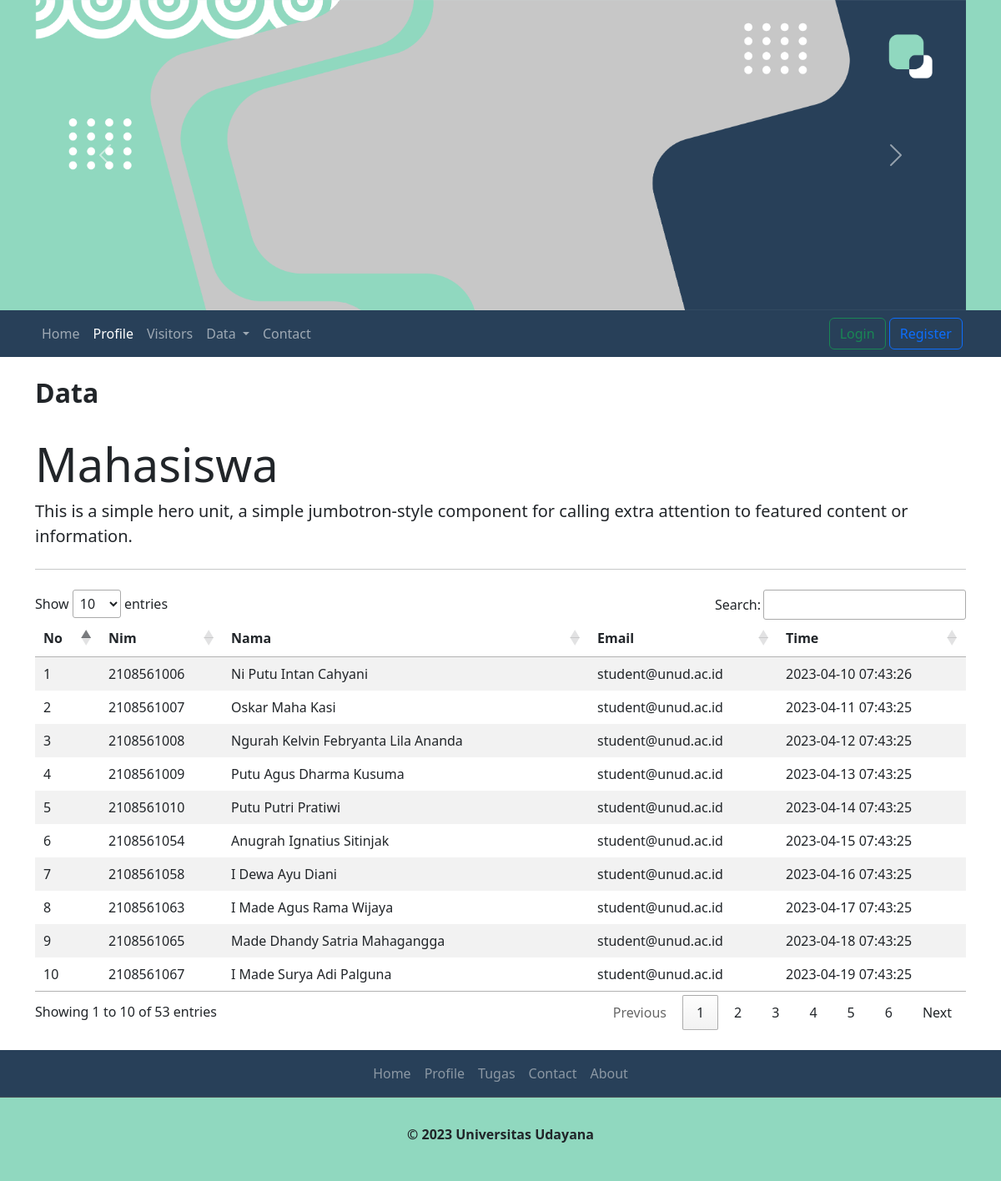
The app's page /index.php?page=data with its own data.
### tables this page shows
CREATE TABLE `mahasiswa` (
  `id` int(11) NOT NULL AUTO_INCREMENT,
  `nim` varchar(100) NOT NULL,
  `nama` varchar(250) NOT NULL,
  `alamat` varchar(250) NOT NULL,
  `perangkat` varchar(255) DEFAULT NULL,
  `ip` varchar(30) DEFAULT NULL,
  `waktu` datetime DEFAULT current_timestamp(),
  `kuliah` varchar(255) DEFAULT NULL,
  PRIMARY KEY (`id`)
);

### data.php (the view, shortened to what this page needs)
<br>
<h2><b>Data</b></h2>
<br>
<div class="jumbotron">
	<h1 class="display-4">Mahasiswa</h1>
	<p class="lead">This is a simple hero unit, a simple jumbotron-style component for calling extra attention to featured content or information.</p>
	<hr class="my-4">
</div>
<link rel="stylesheet" type="text/css" href="https://cdn.datatables.net/1.10.20/css/jquery.dataTables.css">
<table id="table_id" class="table table-borderless table-striped">
	<thead>
		<tr>
			<th>No</th>
			<th>Nim</th>
			<th>Nama</th>
			<th>Email</th>
			<th>Time</th>
		</tr>
	</thead>
	<tbody>
		<?php
		$no = 1;
		$que   = "SELECT * FROM mahasiswa";
		$select  = mysqli_query($con,$que);
		while($data= mysqli_fetch_array($select)){
			?>
			<tr>
				<td><?php echo $no++; ?></td>
				<td><?php echo $data['nim']; ?></td>
				<td><?php echo $data['nama']; ?></td>
				<td><?php echo $data['alamat']; ?></td>
				<td><?php echo $data['waktu']; ?></td>
			</tr>
		<?php } ?>
	</tbody>
</table>

### index.php (shortened to what this page needs)
<?php include "device.php"; ?>
<!doctype html>
<html lang="en">
<head>
  <link href="https://cdn.jsdelivr.net/npm/bootstrap@5.3.0-alpha1/dist/css/bootstrap.min.css" rel="stylesheet">
</head>
<body class="d-flex flex-column">
  <header style="background-color:#90D8BF;">
    <div class="container">
      <div id="carouselExampleInterval" class="carousel slide" data-bs-ride="carousel">
        <div class="carousel-inner">
          <div class="carousel-item active" data-bs-interval="10000">
            <img src="images/banner_1.png" class="d-block w-100" alt="...">
          </div>
        </div>
        <button class="carousel-control-prev" type="button" data-bs-target="#carouselExampleInterval" data-bs-slide="prev">
          <span class="carousel-control-prev-icon" aria-hidden="true"></span>
        </button>
        <button class="carousel-control-next" type="button" data-bs-target="#carouselExampleInterval" data-bs-slide="next">
          <span class="carousel-control-next-icon" aria-hidden="true"></span>
        </button>
      </div>
    </div>
    <nav class="navbar navbar-expand-lg" style="background-color:#284059;" data-bs-theme="dark">
      <div class="container">
        <div class="collapse navbar-collapse" id="navbarSupportedContent">
          <ul class="navbar-nav me-auto mb-2 mb-lg-0">
            <li class="nav-item">
              <a class="nav-link" aria-current="page" href="index.php?page=home">Home</a>
            </li>
            <li class="nav-item">
              <a class="nav-link active" href="index.php?page=profile">Profile</a>
            </li>
            <li class="nav-item">
              <a class="nav-link" href="index.php?page=visitors">Visitors</a>
            </li>
            <li class="nav-item dropdown">
              <a class="nav-link dropdown-toggle" href="#" role="button" data-bs-toggle="dropdown" aria-expanded="false">
                Data
              </a>
            </li>
            <li class="nav-item">
              <a class="nav-link" href="index.php?page=contact">Contact</a>
            </li>
          </ul>
          <form class="d-flex" role="login">
            <a class="btn btn-outline-success" href="login.php" role="button">Login</a>&nbsp;
            <a class="btn btn-outline-primary" href="register.php" role="button">Register</a>&nbsp;
          </form>
        </div>
      </div>
    </nav>
  </header>
  <div class="container" id="content">
    <?php
    if(isset($_GET['page']))
    {
      $page = $_GET['page'];
      switch ($page) {
        case 'data':
        include "data.php";
        break;
      }
    }
    else
    {
      include "home.php";
    }
    ?>
  </div>
  <br>
  <footer class="relative-bottom">
    <div style="background-color:#284059;">
      <ul class="nav justify-content-center border-bottom navbar navbar-expand-lg" data-bs-theme="dark">
        <li class="nav-item"><a href="#" class="nav-link px-2 text-muted">Home</a></li>
        <li class="nav-item"><a href="#" class="nav-link px-2 text-muted">Profile</a></li>
        <li class="nav-item"><a href="#" class="nav-link px-2 text-muted">Tugas</a></li>
        <li class="nav-item"><a href="#" class="nav-link px-2 text-muted">Contact</a></li>
        <li class="nav-item"><a href="#" class="nav-link px-2 text-muted">About</a></li>
      </ul>
    </div>
    <div style="background-color:#90D8BF; height: 100px;">
      <br>
      <b class="nav justify-content-center navbar">&copy; 2023 Universitas Udayana</b>
      <br>
    </div>
  </footer>
</body>
</html>

### index.php (style rules this page uses)
html, body { height: 100%; }
#content { flex: 1 0 auto; min-height: 30%; }

### records on screen
mahasiswa: nim "2108561006", nama "Ni Putu Intan Cahyani", alamat "student@unud.ac.id", waktu "2023-04-10 07:43:26"
mahasiswa: nim "2108561007", nama "Oskar Maha Kasi", alamat "student@unud.ac.id", waktu "2023-04-11 07:43:25"
mahasiswa: nim "2108561008", nama "Ngurah Kelvin Febryanta Lila Ananda", alamat "student@unud.ac.id", waktu "2023-04-12 07:43:25"
mahasiswa: nim "2108561009", nama "Putu Agus Dharma Kusuma", alamat "student@unud.ac.id", waktu "2023-04-13 07:43:25"
mahasiswa: nim "2108561010", nama "Putu Putri Pratiwi", alamat "student@unud.ac.id", waktu "2023-04-14 07:43:25"
mahasiswa: nim "2108561054", nama "Anugrah Ignatius Sitinjak", alamat "student@unud.ac.id", waktu "2023-04-15 07:43:25"
mahasiswa: nim "2108561058", nama "I Dewa Ayu Diani", alamat "student@unud.ac.id", waktu "2023-04-16 07:43:25"
mahasiswa: nim "2108561063", nama "I Made Agus Rama Wijaya", alamat "student@unud.ac.id", waktu "2023-04-17 07:43:25"
mahasiswa: nim "2108561065", nama "Made Dhandy Satria Mahagangga", alamat "student@unud.ac.id", waktu "2023-04-18 07:43:25"
mahasiswa: nim "2108561067", nama "I Made Surya Adi Palguna", alamat "student@unud.ac.id", waktu "2023-04-19 07:43:25"
